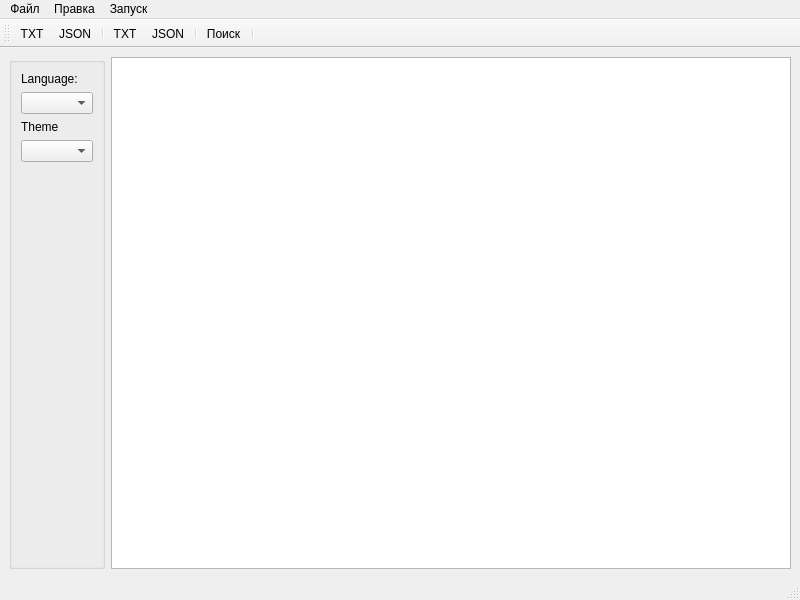
<?xml version="1.0" encoding="UTF-8"?>
<ui version="4.0">
 <class>MainWindow</class>
 <widget class="QMainWindow" name="MainWindow">
  <property name="geometry">
   <rect>
    <x>0</x>
    <y>0</y>
    <width>800</width>
    <height>600</height>
   </rect>
  </property>
  <property name="windowTitle">
   <string>MainWindow</string>
  </property>
  <widget class="QWidget" name="centralwidget">
   <layout class="QHBoxLayout" name="horizontalLayout">
    <item>
     <widget class="QGroupBox" name="groupBox">
      <property name="sizePolicy">
       <sizepolicy hsizetype="Maximum" vsizetype="Preferred">
        <horstretch>0</horstretch>
        <verstretch>0</verstretch>
       </sizepolicy>
      </property>
      <property name="minimumSize">
       <size>
        <width>0</width>
        <height>0</height>
       </size>
      </property>
      <property name="title">
       <string/>
      </property>
      <layout class="QFormLayout" name="formLayout">
       <item row="0" column="0">
        <widget class="QLabel" name="label">
         <property name="text">
          <string>Language:</string>
         </property>
        </widget>
       </item>
       <item row="1" column="0">
        <widget class="QComboBox" name="langComboBox">
         <property name="currentText">
          <string/>
         </property>
         <property name="currentIndex">
          <number>-1</number>
         </property>
        </widget>
       </item>
       <item row="2" column="0">
        <widget class="QLabel" name="label_2">
         <property name="text">
          <string>Theme</string>
         </property>
        </widget>
       </item>
       <item row="3" column="0">
        <widget class="QComboBox" name="themeComboBox"/>
       </item>
      </layout>
     </widget>
    </item>
    <item>
     <widget class="QPlainTextEdit" name="plainTextEdit"/>
    </item>
   </layout>
  </widget>
  <widget class="QMenuBar" name="menubar">
   <property name="geometry">
    <rect>
     <x>0</x>
     <y>0</y>
     <width>800</width>
     <height>23</height>
    </rect>
   </property>
   <widget class="QMenu" name="menu">
    <property name="title">
     <string>Файл</string>
    </property>
    <widget class="QMenu" name="Save_As">
     <property name="title">
      <string>Сохранить как...</string>
     </property>
     <property name="icon">
      <iconset theme="document-save-as">
       <normaloff>.</normaloff>.</iconset>
     </property>
     <addaction name="saveTXT"/>
     <addaction name="saveJSON"/>
    </widget>
    <widget class="QMenu" name="Open_As">
     <property name="title">
      <string>Открыть как...</string>
     </property>
     <property name="icon">
      <iconset theme="document-open">
       <normaloff>.</normaloff>.</iconset>
     </property>
     <addaction name="openTXT"/>
     <addaction name="openJSON"/>
    </widget>
    <addaction name="Save_As"/>
    <addaction name="Open_As"/>
    <addaction name="Exit"/>
   </widget>
   <widget class="QMenu" name="Edit">
    <property name="title">
     <string>Правка</string>
    </property>
    <addaction name="copy"/>
    <addaction name="paste"/>
    <addaction name="cut"/>
    <addaction name="clear"/>
    <addaction name="undo"/>
    <addaction name="redo"/>
    <addaction name="search"/>
   </widget>
   <widget class="QMenu" name="Run">
    <property name="title">
     <string>Запуск</string>
    </property>
    <addaction name="showRunner"/>
    <addaction name="hideRunner"/>
   </widget>
   <addaction name="menu"/>
   <addaction name="Edit"/>
   <addaction name="Run"/>
  </widget>
  <widget class="QStatusBar" name="statusbar"/>
  <widget class="QToolBar" name="toolBar">
   <property name="minimumSize">
    <size>
     <width>0</width>
     <height>24</height>
    </size>
   </property>
   <property name="windowTitle">
    <string>toolBar</string>
   </property>
   <attribute name="toolBarArea">
    <enum>TopToolBarArea</enum>
   </attribute>
   <attribute name="toolBarBreak">
    <bool>false</bool>
   </attribute>
   <addaction name="openTXT"/>
   <addaction name="openJSON"/>
   <addaction name="separator"/>
   <addaction name="saveTXT"/>
   <addaction name="saveJSON"/>
   <addaction name="separator"/>
   <addaction name="search"/>
   <addaction name="separator"/>
  </widget>
  <action name="actionTXT">
   <property name="text">
    <string>TXT</string>
   </property>
  </action>
  <action name="openTXT">
   <property name="icon">
    <iconset theme="text-x-generic">
     <normaloff>.</normaloff>.</iconset>
   </property>
   <property name="text">
    <string>TXT</string>
   </property>
  </action>
  <action name="openJSON">
   <property name="icon">
    <iconset resource="icon.qrc">
     <normaloff>:/icons/images.png</normaloff>:/icons/images.png</iconset>
   </property>
   <property name="text">
    <string>JSON</string>
   </property>
  </action>
  <action name="saveTXT">
   <property name="icon">
    <iconset theme="document-save">
     <normaloff>.</normaloff>.</iconset>
   </property>
   <property name="text">
    <string>TXT</string>
   </property>
  </action>
  <action name="saveJSON">
   <property name="icon">
    <iconset theme="document-save-as">
     <normaloff>.</normaloff>.</iconset>
   </property>
   <property name="text">
    <string>JSON</string>
   </property>
  </action>
  <action name="copy">
   <property name="icon">
    <iconset theme="edit-copy">
     <normaloff>.</normaloff>.</iconset>
   </property>
   <property name="text">
    <string>Копировать</string>
   </property>
  </action>
  <action name="paste">
   <property name="icon">
    <iconset theme="edit-paste">
     <normaloff>.</normaloff>.</iconset>
   </property>
   <property name="text">
    <string>Вставить</string>
   </property>
  </action>
  <action name="cut">
   <property name="icon">
    <iconset theme="edit-cut">
     <normaloff>.</normaloff>.</iconset>
   </property>
   <property name="text">
    <string>Вырезать</string>
   </property>
  </action>
  <action name="clear">
   <property name="icon">
    <iconset theme="edit-delete">
     <normaloff>.</normaloff>.</iconset>
   </property>
   <property name="text">
    <string>Очистить</string>
   </property>
  </action>
  <action name="undo">
   <property name="icon">
    <iconset theme="edit-undo">
     <normaloff>.</normaloff>.</iconset>
   </property>
   <property name="text">
    <string>Отменить</string>
   </property>
  </action>
  <action name="redo">
   <property name="icon">
    <iconset theme="edit-redo">
     <normaloff>.</normaloff>.</iconset>
   </property>
   <property name="text">
    <string>Повторить</string>
   </property>
  </action>
  <action name="search">
   <property name="icon">
    <iconset theme="edit-find">
     <normaloff>.</normaloff>.</iconset>
   </property>
   <property name="text">
    <string>Поиск</string>
   </property>
  </action>
  <action name="Exit">
   <property name="icon">
    <iconset theme="application-exit">
     <normaloff>.</normaloff>.</iconset>
   </property>
   <property name="text">
    <string>Выход</string>
   </property>
  </action>
  <action name="showRunner">
   <property name="text">
    <string>Показать</string>
   </property>
  </action>
  <action name="hideRunner">
   <property name="text">
    <string>Скрыть</string>
   </property>
  </action>
 </widget>
 <resources>
  <include location="icon.qrc"/>
 </resources>
 <connections>
  <connection>
   <sender>copy</sender>
   <signal>triggered()</signal>
   <receiver>plainTextEdit</receiver>
   <slot>copy()</slot>
   <hints>
    <hint type="sourcelabel">
     <x>-1</x>
     <y>-1</y>
    </hint>
    <hint type="destinationlabel">
     <x>460</x>
     <y>299</y>
    </hint>
   </hints>
  </connection>
  <connection>
   <sender>paste</sender>
   <signal>triggered()</signal>
   <receiver>plainTextEdit</receiver>
   <slot>paste()</slot>
   <hints>
    <hint type="sourcelabel">
     <x>-1</x>
     <y>-1</y>
    </hint>
    <hint type="destinationlabel">
     <x>460</x>
     <y>299</y>
    </hint>
   </hints>
  </connection>
  <connection>
   <sender>cut</sender>
   <signal>triggered()</signal>
   <receiver>plainTextEdit</receiver>
   <slot>cut()</slot>
   <hints>
    <hint type="sourcelabel">
     <x>-1</x>
     <y>-1</y>
    </hint>
    <hint type="destinationlabel">
     <x>460</x>
     <y>299</y>
    </hint>
   </hints>
  </connection>
  <connection>
   <sender>undo</sender>
   <signal>triggered()</signal>
   <receiver>plainTextEdit</receiver>
   <slot>undo()</slot>
   <hints>
    <hint type="sourcelabel">
     <x>-1</x>
     <y>-1</y>
    </hint>
    <hint type="destinationlabel">
     <x>460</x>
     <y>299</y>
    </hint>
   </hints>
  </connection>
  <connection>
   <sender>redo</sender>
   <signal>triggered()</signal>
   <receiver>plainTextEdit</receiver>
   <slot>redo()</slot>
   <hints>
    <hint type="sourcelabel">
     <x>-1</x>
     <y>-1</y>
    </hint>
    <hint type="destinationlabel">
     <x>460</x>
     <y>299</y>
    </hint>
   </hints>
  </connection>
  <connection>
   <sender>clear</sender>
   <signal>triggered()</signal>
   <receiver>plainTextEdit</receiver>
   <slot>clear()</slot>
   <hints>
    <hint type="sourcelabel">
     <x>-1</x>
     <y>-1</y>
    </hint>
    <hint type="destinationlabel">
     <x>460</x>
     <y>299</y>
    </hint>
   </hints>
  </connection>
 </connections>
</ui>
